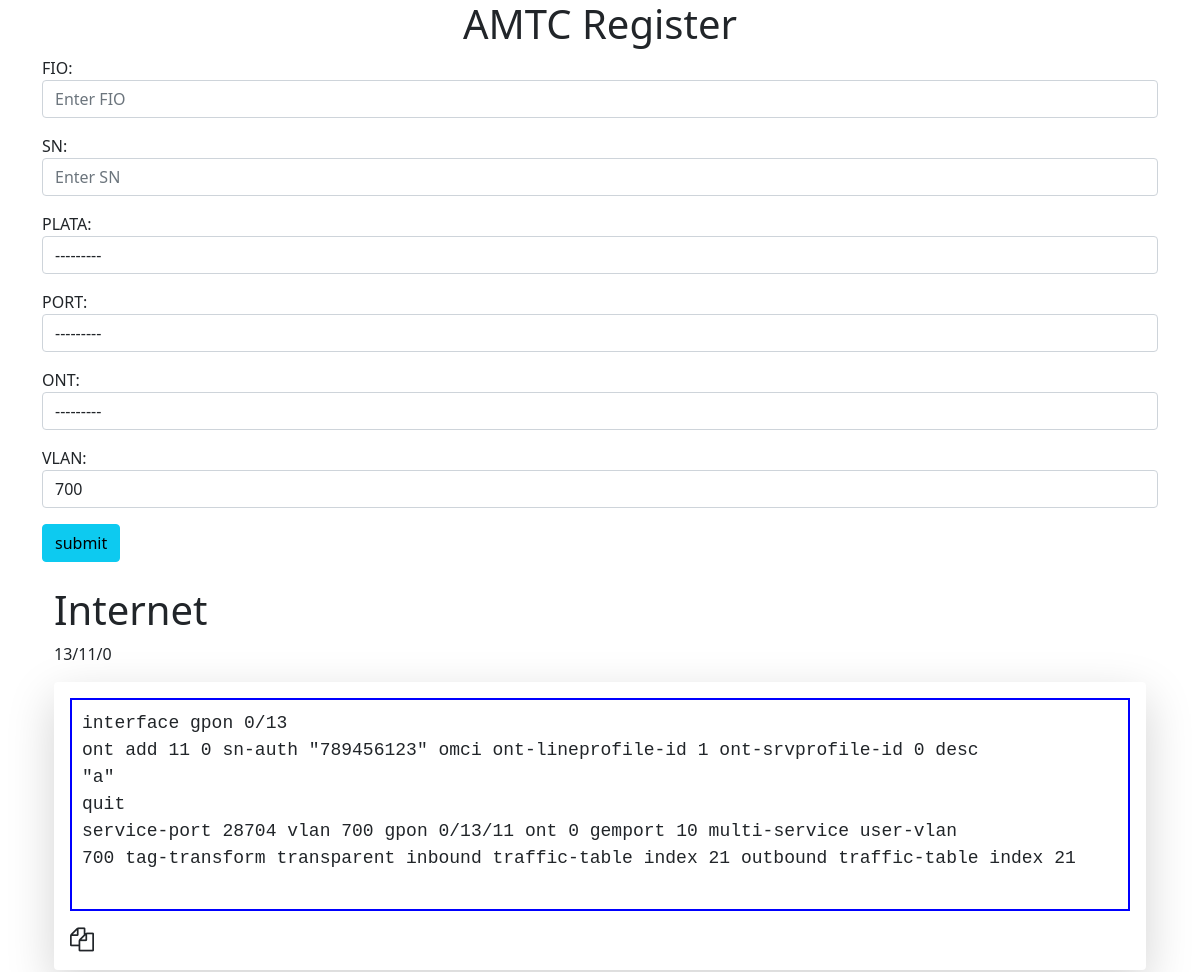
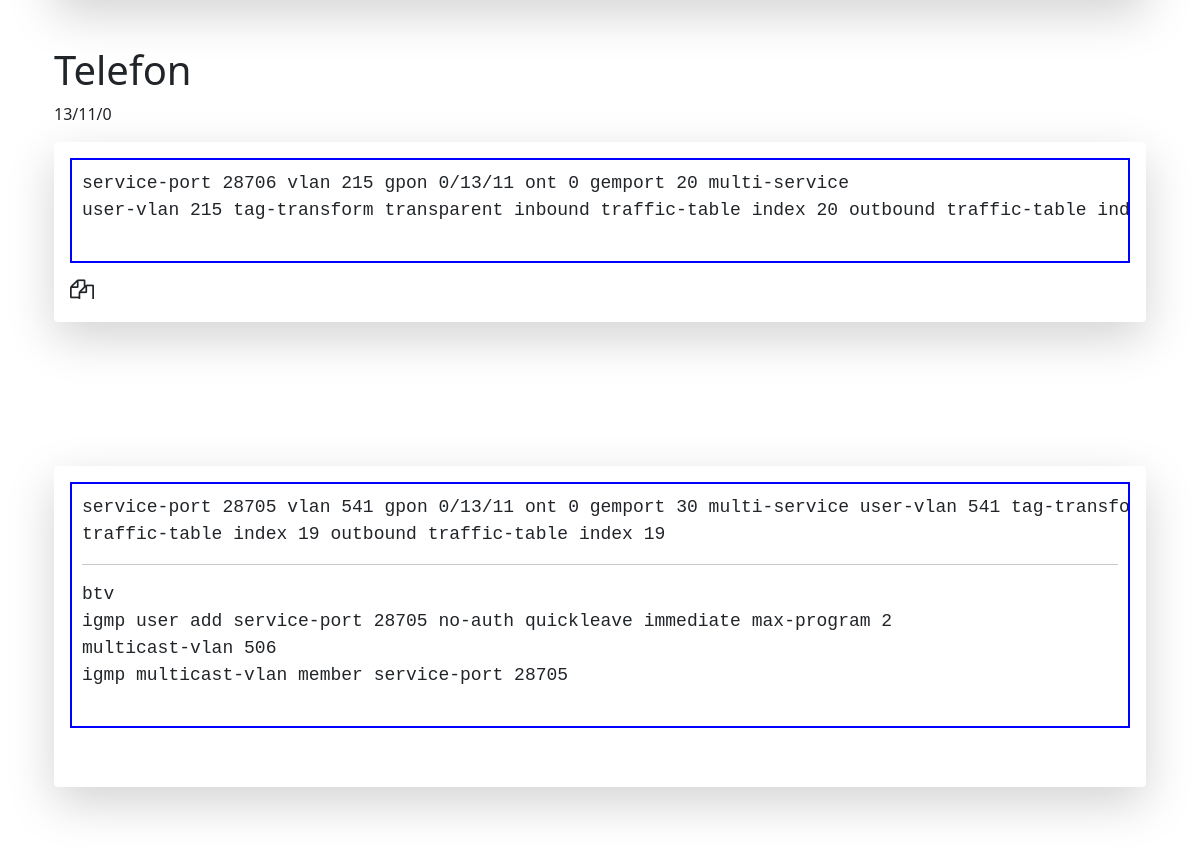
The page / on the database its author committed (2 pictures, top to bottom).
### modem/models.py (models this page shows, shortened)
class AmtcModel(models.Model):
	PORT1 = (
		(1, 1),
		(2, 2),
		(3, 3),
		(4, 4),
		(5, 5),
		(6, 6),
		(7, 7),
		(8, 8),
		(9, 9),
		(10, 10),
		(11, 11),
		(12, 12),
		(13, 13),
		(14, 14),
		(15, 15),
		(16, 16),
		(17, 17),
		(18, 18),
		(19, 19),
		)
	PORT2 = (
		(0, 0),
		(1, 1),
		(2, 2),
		(3, 3),
		(4, 4),
		(5, 5),
		(6, 6),
		(7, 7),
		(8, 8),
		(9, 9),
		(10, 10),
		(11, 11),
		(12, 12),
		(13, 13),
		(14, 14),
		(15, 15),
		)
	PORT3 = (
		(0, 0),
		(1, 1),
		(2, 2),
		(3, 3),
		(4, 4),
		(5, 5),
		(6, 6),
		(7, 7),
		(8, 8),
		(9, 9),
		(10, 10),
		(11, 11),
		(12, 12),
		(13, 13),
		(14, 14),
		(15, 15),
		(16, 16),
		(17, 17),
		(18, 18),
		(19, 19),
		(20, 20),
		(21, 21),
		(22, 22),
		(23, 23),
		(24, 24),
		(25, 25),
		(26, 26),
		(27, 27),
		(28, 28),
		(29, 29),
		(30, 30),
		(31, 31),
		)
	VLAN = (
		(700, 700),
		(701, 701),
		(702, 702),
		(703, 703),
		(704, 704),
		(705, 705),
		(706, 706),
		(707, 707),
		(708, 708),
		(709, 709),
		(710, 710),
		)
	fio = models.CharField('FIO',max_length=100, null=True)
	sn = models.CharField('SN',max_length=100, null=True)
	p1 = models.PositiveSmallIntegerField('PLATA', choices=PORT1, null=True)
	p2 = models.PositiveSmallIntegerField('PORT', choices=PORT2, null=True)
	p3 = models.PositiveSmallIntegerField('ONT', choices=PORT3, null=True)
	vlan = models.PositiveSmallIntegerField('VLAN',default=700 ,choices=VLAN, null=True)
	vaqt = models.DateTimeField(auto_now=True, null=True, blank=True)
	@property
	def serPort(self):
		if self.p1 == 1:
			ser_p  = 0 + self.p2 * 192 + (self.p3*3)
		elif self.p1 == 2:
			ser_p  = 3072 + self.p2 * 192 + (self.p3*3)
		elif self.p1 == 3:
			ser_p  = 6144 + self.p2 * 192 + (self.p3*3)
		elif self.p1 == 4:
			ser_p  = 9216 + self.p2 * 192 + (self.p3*3)
		elif self.p1 == 5:
			ser_p  = 12288 + self.p2 * 192 + (self.p3*3)
		elif self.p1 == 6:
			ser_p  = 15360 + self.p2 * 192 + (self.p3*3)
		elif self.p1 == 7:
	    	 ser_p  = 18432 + self.p2 * 192 + (self.p3*3)
		elif self.p1 == 8:
			ser_p  = 21504 + self.p2 * 192 + (self.p3*3)
		elif self.p1 == 11:
			ser_p  = 24576 + self.p2 * 96 + (self.p3*3)
		elif self.p1 == 12:
			ser_p  = 26112 + self.p2 * 96 + (self.p3*3)
		elif self.p1 == 13:
			ser_p  = 27648 + self.p2 * 96 + (self.p3*3)
		elif self.p1 == 14:
			ser_p  = 29184 + self.p2 * 96 + (self.p3*3)
		elif self.p1 == 15:
			ser_p  = 30720 + self.p2 * 96 + (self.p3*3)
		elif self.p1 == 16:
			ser_p  = 32256 + self.p2 * 96 + (self.p3*3)
		elif self.p1 == 17:
			ser_p  = 33792 + self.p2 * 96 + (self.p3*3)
		elif self.p1 == 18:
			ser_p  = 35328 + self.p2 * 96 + (self.p3*3)
		elif self.p1 == 19:
			ser_p  = 36864 + self.p2 * 96 + (self.p3*3)
		else:
			ser_p = 0
		return ser_p

### modem/views.py (the view)
# urls.py: path('', index, name='index'),
def index(request):
	form = AmtcForm()
	if request.method == 'POST':
		form = AmtcForm(request.POST)
		if form.is_valid():
			form.save()
			return redirect('/')
	obj = AmtcModel.objects.latest('id')
	context = {'form':form, 'obj':obj}
	return render(request, 'index.html', context)

### modem/forms.py
class AmtcForm(forms.ModelForm):
	class Meta:
		model = AmtcModel
		fields = '__all__'
		widgets = {
		'fio': forms.TextInput(attrs={'class':'form-control', 'placeholder': 'Enter FIO'}),
		'sn': forms.TextInput(attrs={'class':'form-control', 'placeholder': 'Enter SN'}),
		'p1': forms.Select(attrs={'class':'form-control'}),
		'p2': forms.Select(attrs={'class':'form-control'}),
		'p3': forms.Select(attrs={'class':'form-control'}),
		'vlan': forms.Select(attrs={'class':'form-control'})
		}

### modem/templates/index.html (shortened to what this page needs)
<!DOCTYPE html>
<html lang="en">
<head>
	<link href="https://cdn.jsdelivr.net/npm/bootstrap@5.1.3/dist/css/bootstrap.min.css" rel="stylesheet">
	<link rel="stylesheet" href="https://cdnjs.cloudflare.com/ajax/libs/font-awesome/4.7.0/css/font-awesome.min.css">
</head>
<body>
<div class="container">
	<h1 style="text-align: center;">AMTC Register</h1>
	<form method="POST">
		{{form.as_p}}
		<input class="btn btn-info" type="submit" value="submit">
	</form>
<br>
<div class="container">
<section class="internet">
	<h1>Internet</h1>
	<p>{{obj.p1}}/{{obj.p2}}/{{obj.p3}}</p>
<div class="shadow-lg p-3 mb-5 bg-white rounded">
	<pre id="internet_copy">
interface gpon 0/{{obj.p1}}
ont add {{obj.p2}} {{obj.p3}} sn-auth "{{obj.sn}}" omci ont-lineprofile-id 1 ont-srvprofile-id 0 desc
"{{obj.fio}}"
quit
service-port {{obj.serPort}} vlan {{obj.vlan}} gpon 0/{{obj.p1}}/{{obj.p2}} ont {{obj.p3}} gemport 10 multi-service user-vlan
{{obj.vlan}} tag-transform transparent inbound traffic-table index 21 outbound traffic-table index 21
	</pre>
<i type="button" onclick="copyEvent('internet_copy')" class="fa fa-copy" style="font-size:24px;">&copy;</i>
</div>
</section>
<section class="telefon">
		<h1>Telefon</h1>
	<p>{{obj.p1}}/{{obj.p2}}/{{obj.p3}}</p>
<div class="shadow-lg p-3 mb-5 bg-white rounded">
	<pre id="telefon_copy">
service-port {{obj.serPort|add:2}}</span> vlan 215 gpon 0/{{obj.p1}}/{{obj.p2}} ont {{obj.p3}} gemport 20 multi-service
user-vlan 215 tag-transform transparent inbound traffic-table index 20 outbound traffic-table index 20
	</pre>
<i type="button" onclick="copyEvent('telefon_copy')" class="fa fa-copy" style="font-size:24px;">&copy;</i>
</div>
</section>
<section class="iptv">
		<h1>IPTv</h1>
	<p>{{obj.p1}}/{{obj.p2}}/{{obj.p3}}</p>
<div class="shadow-lg p-3 mb-5 bg-white rounded">
   <pre id="iptv_copy">
service-port {{obj.serPort|add:1}} vlan <span contenteditable="true">541</span> gpon 0/{{obj.p1}}/{{obj.p2}} ont {{obj.p3}} gemport 30 multi-service user-vlan <span contenteditable="true">541</span> tag-transform transparent inbound
traffic-table index 19 outbound traffic-table index 19
<hr>btv
igmp user add service-port {{obj.serPort|add:1}} no-auth quickleave immediate max-program 2
multicast-vlan 506
igmp multicast-vlan member service-port {{obj.serPort|add:1}}
   </pre>
<i type="button" onclick="copyEvent('iptv_copy')" class="fa fa-copy" style="font-size:24px;">&copy;</i>
</div>
</section>
</div>
</div>
<a href="{% url 'last30' %}">Last 30 register</a>
</body>
</html>

### modem/templates/index.html (style rules this page uses)
pre { border: 2px solid blue; padding: 10px; font-size: 18px; }
a { display: flex; justify-content: center; align-items: center; }

### rows shown on the page
AmtcModel: p1 "13", p2 "11", p3 "0", sn "789456123", fio "a", serPort "28704", vlan "700", serPort|add "28706", serPort|add "28705"
